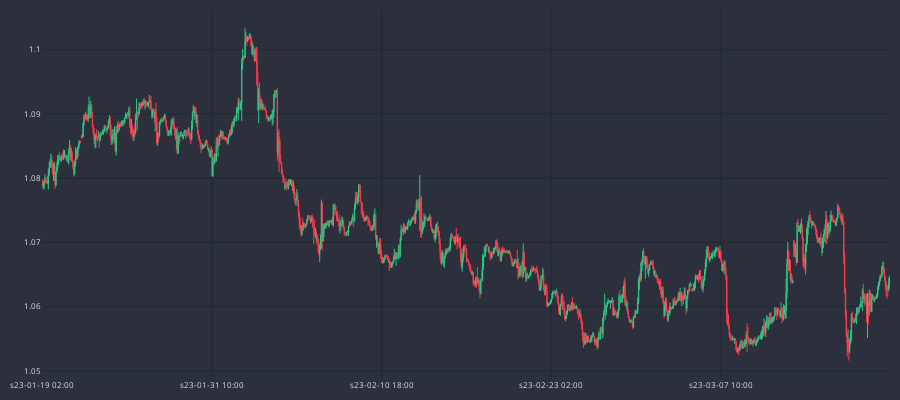

Notebook code cell kept with this figure:
### Code cell
fig = go.Figure()
fig.add_trace(go.Candlestick(
    x=df_plot.sTime,
    open=df_plot.open,
    high=df_plot.high,
    low=df_plot.low,
    close=df_plot.close,
    line=dict(width=1), opacity=1,
    increasing_fillcolor='#24A06B',
    decreasing_fillcolor="#CC2E3C",
    increasing_line_color='#2EC886',  
    decreasing_line_color='#FF3A4C'
))

fig.update_yaxes(
    gridcolor="#1f292f"
)
fig.update_xaxes(
    gridcolor="#1f292f",
    rangeslider=dict(visible=False),
#     rangebreaks=[dict(bounds=['sat','mon'])],
#     rangebreaks=[dict(enabled=False)],
#     type='date',
    nticks=5
)

fig.update_layout(
    width=900,
    height=400,
    margin=dict(l=10,r=10,b=10,t=10),
    paper_bgcolor="#2c303c",
    plot_bgcolor= "#2c303c",
    font=dict(size=8, color="#e1e1e1")
)

fig.show()

### Figure 1 — Plotly figure (JSON) as saved in the notebook; plotly's stock layout.template omitted (floating-point values rounded to 4 significant figures; data arrays with more than 128 entries replaced by an {"elided": "..."} marker saying what was removed)
{"data": [{"close": {"elided": "1000 float values"}, "decreasing": {"fillcolor": "#CC2E3C", "line": {"color": "#FF3A4C"}}, "high": {"elided": "1000 float values"}, "increasing": {"fillcolor": "#24A06B", "line": {"color": "#2EC886"}}, "line": {"width": 1}, "low": {"elided": "1000 float values"}, "opacity": 1, "open": {"elided": "1000 float values"}, "type": "candlestick", "x": {"elided": "1000 str values"}}], "layout": {"font": {"color": "#e1e1e1", "size": 8}, "height": 400, "margin": {"b": 10, "l": 10, "r": 10, "t": 10}, "paper_bgcolor": "#2c303c", "plot_bgcolor": "#2c303c", "width": 900, "xaxis": {"gridcolor": "#1f292f", "nticks": 5, "rangeslider": {"visible": false}}, "yaxis": {"gridcolor": "#1f292f"}}}
